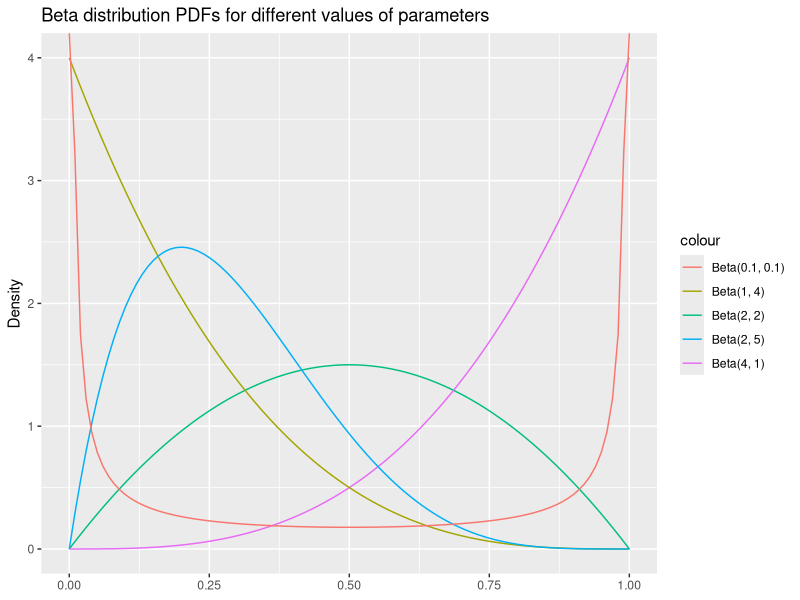
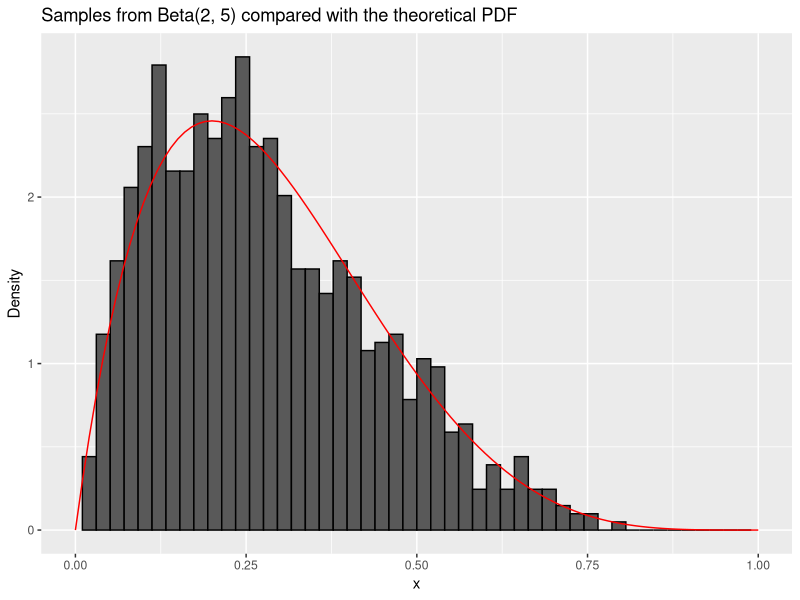

The R script that drew these images, in order:
library(ggplot2)

# a)
ggplot() +
  geom_function(fun = dbeta,
                args = list(shape1 = 2, shape2 = 2),
                aes(colour = "Beta(2, 2)")) +
  geom_function(fun = dbeta,
                args = list(shape1 = 4, shape2 = 1),
                aes(colour = "Beta(4, 1)")) +
  geom_function(fun = dbeta,
                args = list(shape1 = 1, shape2 = 4),
                aes(colour = "Beta(1, 4)")) +
  geom_function(fun = dbeta,
                args = list(shape1 = 2, shape2 = 5),
                aes(colour = "Beta(2, 5)")) +
  geom_function(
    fun = dbeta,
    args = list(shape1 = 0.1, shape2 = 0.1),
    aes(colour = "Beta(0.1, 0.1)")
  ) +
  labs(title = "Beta distribution PDFs for different values of parameters", y = "Density") +
  xlim(0, 1)

# b)
n <- 1000

set.seed(0)
beta_samples <- rbeta(n = n, shape1 = 2, shape2 = 5)

ggplot(data = data.frame(x = beta_samples), mapping = aes(x = x)) + geom_histogram(aes(y = after_stat(density)), colour = "black", bins = 50) + geom_function(fun = dbeta, args = list(shape1 = 2, shape2 = 5), colour = "red") + xlim(0, 1) + labs(title = "Samples from Beta(2, 5) compared with the theoretical PDF", y = "Density")
